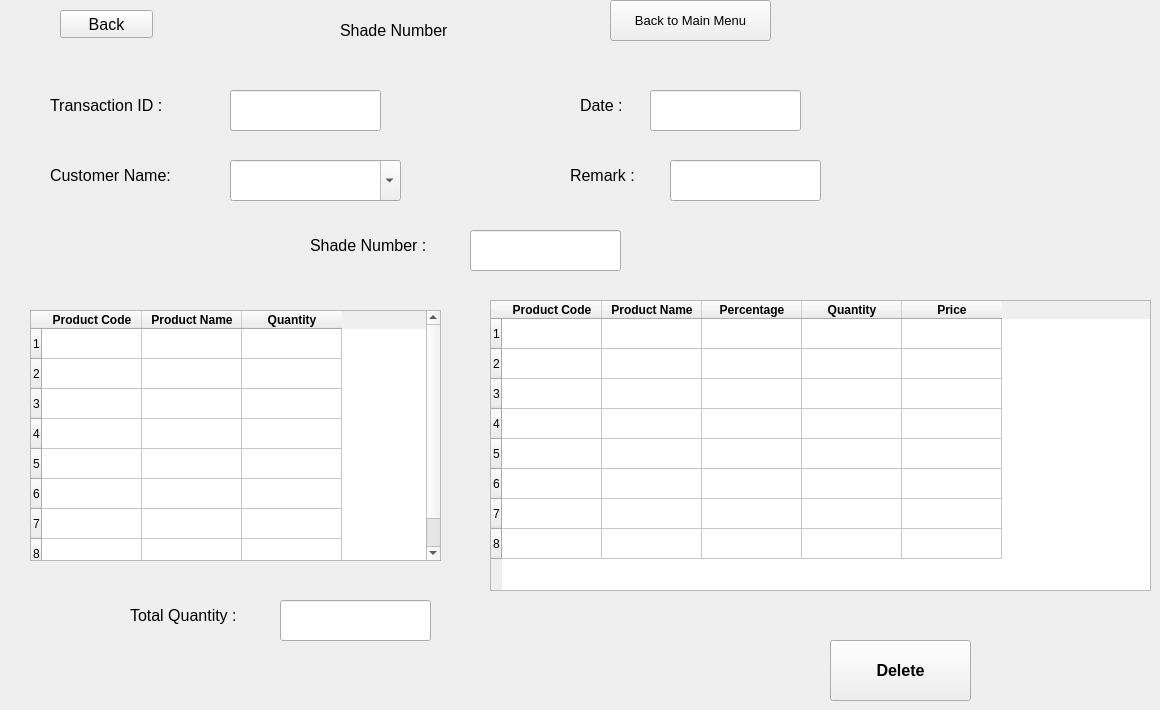
    <widget class="QWidget" name="shade_delete">
     <widget class="QLineEdit" name="shade_add_total_2">
      <property name="geometry">
       <rect>
        <x>280</x>
        <y>600</y>
        <width>151</width>
        <height>41</height>
       </rect>
      </property>
      <property name="font">
       <font>
        <pointsize>12</pointsize>
       </font>
      </property>
     </widget>
     <widget class="QLineEdit" name="shade_delete_date">
      <property name="geometry">
       <rect>
        <x>650</x>
        <y>90</y>
        <width>151</width>
        <height>41</height>
       </rect>
      </property>
      <property name="font">
       <font>
        <pointsize>12</pointsize>
       </font>
      </property>
     </widget>
     <widget class="QLineEdit" name="shade_delete_transaction_id">
      <property name="geometry">
       <rect>
        <x>230</x>
        <y>90</y>
        <width>151</width>
        <height>41</height>
       </rect>
      </property>
      <property name="font">
       <font>
        <pointsize>12</pointsize>
       </font>
      </property>
     </widget>
     <widget class="QLabel" name="label_46">
      <property name="geometry">
       <rect>
        <x>50</x>
        <y>150</y>
        <width>161</width>
        <height>51</height>
       </rect>
      </property>
      <property name="font">
       <font>
        <pointsize>12</pointsize>
       </font>
      </property>
      <property name="text">
       <string>Customer Name:</string>
      </property>
     </widget>
     <widget class="QPushButton" name="pushButton_11">
      <property name="geometry">
       <rect>
        <x>610</x>
        <y>0</y>
        <width>161</width>
        <height>41</height>
       </rect>
      </property>
      <property name="font">
       <font>
        <pointsize>10</pointsize>
       </font>
      </property>
      <property name="text">
       <string>Back to Main Menu</string>
      </property>
     </widget>
     <widget class="QTableWidget" name="shade_addtable_2">
      <property name="geometry">
       <rect>
        <x>30</x>
        <y>310</y>
        <width>411</width>
        <height>251</height>
       </rect>
      </property>
      <property name="rowCount">
       <number>8</number>
      </property>
      <property name="columnCount">
       <number>3</number>
      </property>
      <row/>
      <row/>
      <row/>
      <row/>
      <row/>
      <row/>
      <row/>
      <row/>
      <column>
       <property name="text">
        <string>Product Code</string>
       </property>
       <property name="font">
        <font>
         <weight>75</weight>
         <bold>true</bold>
        </font>
       </property>
      </column>
      <column>
       <property name="text">
        <string>Product Name</string>
       </property>
       <property name="font">
        <font>
         <weight>75</weight>
         <bold>true</bold>
        </font>
       </property>
      </column>
      <column>
       <property name="text">
        <string>Quantity</string>
       </property>
       <property name="font">
        <font>
         <weight>75</weight>
         <bold>true</bold>
        </font>
       </property>
      </column>
      <item row="0" column="1">
       <property name="text">
        <string/>
       </property>
       <property name="flags">
        <set>ItemIsSelectable|ItemIsDragEnabled|ItemIsEnabled</set>
       </property>
      </item>
      <item row="1" column="1">
       <property name="text">
        <string/>
       </property>
       <property name="flags">
        <set>ItemIsSelectable|ItemIsDragEnabled|ItemIsEnabled</set>
       </property>
      </item>
      <item row="2" column="1">
       <property name="text">
        <string/>
       </property>
       <property name="flags">
        <set>ItemIsSelectable|ItemIsDragEnabled|ItemIsEnabled</set>
       </property>
      </item>
      <item row="3" column="1">
       <property name="text">
        <string/>
       </property>
       <property name="flags">
        <set>ItemIsSelectable|ItemIsDragEnabled|ItemIsEnabled</set>
       </property>
      </item>
      <item row="4" column="1">
       <property name="text">
        <string/>
       </property>
       <property name="flags">
        <set>ItemIsSelectable|ItemIsDragEnabled|ItemIsEnabled</set>
       </property>
      </item>
      <item row="5" column="1">
       <property name="text">
        <string/>
       </property>
       <property name="flags">
        <set>ItemIsSelectable|ItemIsDragEnabled|ItemIsEnabled</set>
       </property>
      </item>
      <item row="6" column="1">
       <property name="text">
        <string/>
       </property>
       <property name="flags">
        <set>ItemIsSelectable|ItemIsDragEnabled|ItemIsEnabled</set>
       </property>
      </item>
      <item row="7" column="1">
       <property name="text">
        <string/>
       </property>
       <property name="flags">
        <set>ItemIsSelectable|ItemIsDragEnabled|ItemIsEnabled</set>
       </property>
      </item>
     </widget>
     <widget class="QLabel" name="label_47">
      <property name="geometry">
       <rect>
        <x>340</x>
        <y>10</y>
        <width>151</width>
        <height>41</height>
       </rect>
      </property>
      <property name="font">
       <font>
        <pointsize>12</pointsize>
       </font>
      </property>
      <property name="text">
       <string>Shade Number</string>
      </property>
     </widget>
     <widget class="QLabel" name="label_48">
      <property name="geometry">
       <rect>
        <x>50</x>
        <y>80</y>
        <width>161</width>
        <height>51</height>
       </rect>
      </property>
      <property name="font">
       <font>
        <pointsize>12</pointsize>
       </font>
      </property>
      <property name="text">
       <string>Transaction ID : </string>
      </property>
     </widget>
     <widget class="QLineEdit" name="shade_number_delete">
      <property name="geometry">
       <rect>
        <x>470</x>
        <y>230</y>
        <width>151</width>
        <height>41</height>
       </rect>
      </property>
      <property name="font">
       <font>
        <pointsize>12</pointsize>
       </font>
      </property>
     </widget>
     <widget class="QLabel" name="label_49">
      <property name="geometry">
       <rect>
        <x>130</x>
        <y>590</y>
        <width>161</width>
        <height>51</height>
       </rect>
      </property>
      <property name="font">
       <font>
        <pointsize>12</pointsize>
       </font>
      </property>
      <property name="text">
       <string>Total Quantity :</string>
      </property>
     </widget>
     <widget class="QLabel" name="label_50">
      <property name="geometry">
       <rect>
        <x>570</x>
        <y>150</y>
        <width>101</width>
        <height>51</height>
       </rect>
      </property>
      <property name="font">
       <font>
        <pointsize>12</pointsize>
       </font>
      </property>
      <property name="text">
       <string>Remark :</string>
      </property>
     </widget>
     <widget class="QLabel" name="label_51">
      <property name="geometry">
       <rect>
        <x>310</x>
        <y>220</y>
        <width>161</width>
        <height>51</height>
       </rect>
      </property>
      <property name="font">
       <font>
        <pointsize>12</pointsize>
       </font>
      </property>
      <property name="text">
       <string>Shade Number :</string>
      </property>
     </widget>
     <widget class="QLabel" name="label_52">
      <property name="geometry">
       <rect>
        <x>580</x>
        <y>80</y>
        <width>71</width>
        <height>51</height>
       </rect>
      </property>
      <property name="font">
       <font>
        <pointsize>12</pointsize>
       </font>
      </property>
      <property name="text">
       <string>Date :</string>
      </property>
     </widget>
     <widget class="QComboBox" name="shade_delete_customer">
      <property name="geometry">
       <rect>
        <x>230</x>
        <y>160</y>
        <width>171</width>
        <height>41</height>
       </rect>
      </property>
      <property name="font">
       <font>
        <pointsize>12</pointsize>
       </font>
      </property>
      <property name="editable">
       <bool>true</bool>
      </property>
      <item>
       <property name="text">
        <string/>
       </property>
      </item>
      <item>
       <property name="text">
        <string>Rajesh</string>
       </property>
      </item>
      <item>
       <property name="text">
        <string>Nishit</string>
       </property>
      </item>
      <item>
       <property name="text">
        <string>Nilay</string>
       </property>
      </item>
      <item>
       <property name="text">
        <string>Parth</string>
       </property>
      </item>
     </widget>
     <widget class="QPushButton" name="back_view_rm_7">
      <property name="geometry">
       <rect>
        <x>60</x>
        <y>10</y>
        <width>93</width>
        <height>28</height>
       </rect>
      </property>
      <property name="font">
       <font>
        <pointsize>12</pointsize>
       </font>
      </property>
      <property name="text">
       <string>Back</string>
      </property>
     </widget>
     <widget class="QLineEdit" name="shade_delete_remark">
      <property name="geometry">
       <rect>
        <x>670</x>
        <y>160</y>
        <width>151</width>
        <height>41</height>
       </rect>
      </property>
      <property name="font">
       <font>
        <pointsize>12</pointsize>
       </font>
      </property>
     </widget>
     <widget class="QPushButton" name="shade_delete_confirm">
      <property name="geometry">
       <rect>
        <x>830</x>
        <y>640</y>
        <width>141</width>
        <height>61</height>
       </rect>
      </property>
      <property name="font">
       <font>
        <pointsize>12</pointsize>
        <weight>75</weight>
        <bold>true</bold>
       </font>
      </property>
      <property name="text">
       <string>Delete</string>
      </property>
     </widget>
     <widget class="QTableWidget" name="shade_colortable_2">
      <property name="geometry">
       <rect>
        <x>490</x>
        <y>300</y>
        <width>661</width>
        <height>291</height>
       </rect>
      </property>
      <property name="rowCount">
       <number>8</number>
      </property>
      <property name="columnCount">
       <number>5</number>
      </property>
      <row/>
      <row/>
      <row/>
      <row/>
      <row/>
      <row/>
      <row/>
      <row/>
      <column>
       <property name="text">
        <string>Product Code</string>
       </property>
       <property name="font">
        <font>
         <weight>75</weight>
         <bold>true</bold>
        </font>
       </property>
      </column>
      <column>
       <property name="text">
        <string>Product Name</string>
       </property>
       <property name="font">
        <font>
         <weight>75</weight>
         <bold>true</bold>
        </font>
       </property>
      </column>
      <column>
       <property name="text">
        <string>Percentage</string>
       </property>
       <property name="font">
        <font>
         <weight>75</weight>
         <bold>true</bold>
        </font>
       </property>
      </column>
      <column>
       <property name="text">
        <string>Quantity</string>
       </property>
       <property name="font">
        <font>
         <weight>75</weight>
         <bold>true</bold>
        </font>
       </property>
      </column>
      <column>
       <property name="text">
        <string>Price</string>
       </property>
       <property name="font">
        <font>
         <weight>75</weight>
         <bold>true</bold>
        </font>
       </property>
      </column>
      <item row="0" column="1">
       <property name="text">
        <string/>
       </property>
       <property name="flags">
        <set>ItemIsSelectable|ItemIsDragEnabled|ItemIsEnabled</set>
       </property>
      </item>
      <item row="1" column="1">
       <property name="text">
        <string/>
       </property>
       <property name="flags">
        <set>ItemIsSelectable|ItemIsDragEnabled|ItemIsEnabled</set>
       </property>
      </item>
      <item row="2" column="1">
       <property name="text">
        <string/>
       </property>
       <property name="flags">
        <set>ItemIsSelectable|ItemIsDragEnabled|ItemIsEnabled</set>
       </property>
      </item>
      <item row="3" column="1">
       <property name="text">
        <string/>
       </property>
       <property name="flags">
        <set>ItemIsSelectable|ItemIsDragEnabled|ItemIsEnabled</set>
       </property>
      </item>
      <item row="4" column="1">
       <property name="text">
        <string/>
       </property>
       <property name="flags">
        <set>ItemIsSelectable|ItemIsDragEnabled|ItemIsEnabled</set>
       </property>
      </item>
      <item row="5" column="1">
       <property name="text">
        <string/>
       </property>
       <property name="flags">
        <set>ItemIsSelectable|ItemIsDragEnabled|ItemIsEnabled</set>
       </property>
      </item>
      <item row="6" column="1">
       <property name="text">
        <string/>
       </property>
       <property name="flags">
        <set>ItemIsSelectable|ItemIsDragEnabled|ItemIsEnabled</set>
       </property>
      </item>
      <item row="7" column="1">
       <property name="text">
        <string/>
       </property>
       <property name="flags">
        <set>ItemIsSelectable|ItemIsDragEnabled|ItemIsEnabled</set>
       </property>
      </item>
     </widget>
    </widget>
